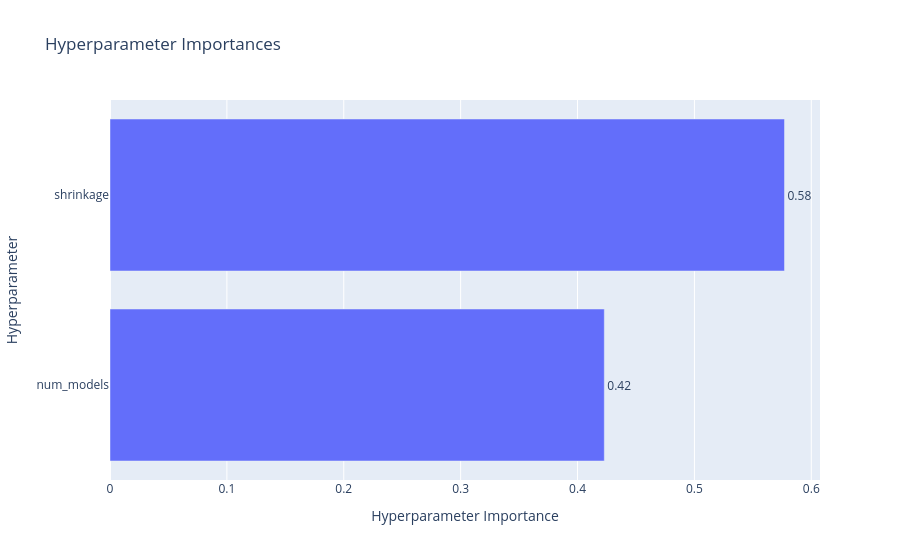

The cell this chart's notebook holds for it:
### Code cell
# 绘制参数重要性（看看是 num_models 重要还是 shrinkage 重要）
optuna.visualization.plot_param_importances(study)

### Figure 1 — Plotly figure (JSON) as saved in the notebook; plotly's stock layout.template omitted (floating-point values rounded to 4 significant figures)
{"data": [{"cliponaxis": false, "hovertemplate": ["num_models (IntDistribution): 0.4229216881334598<extra></extra>", "shrinkage (FloatDistribution): 0.5770783118665402<extra></extra>"], "name": "Objective Value", "orientation": "h", "text": ["0.42", "0.58"], "textposition": "outside", "type": "bar", "x": [0.4229, 0.5771], "y": ["num_models", "shrinkage"]}], "layout": {"title": {"text": "Hyperparameter Importances"}, "xaxis": {"title": {"text": "Hyperparameter Importance"}}, "yaxis": {"title": {"text": "Hyperparameter"}}}}
